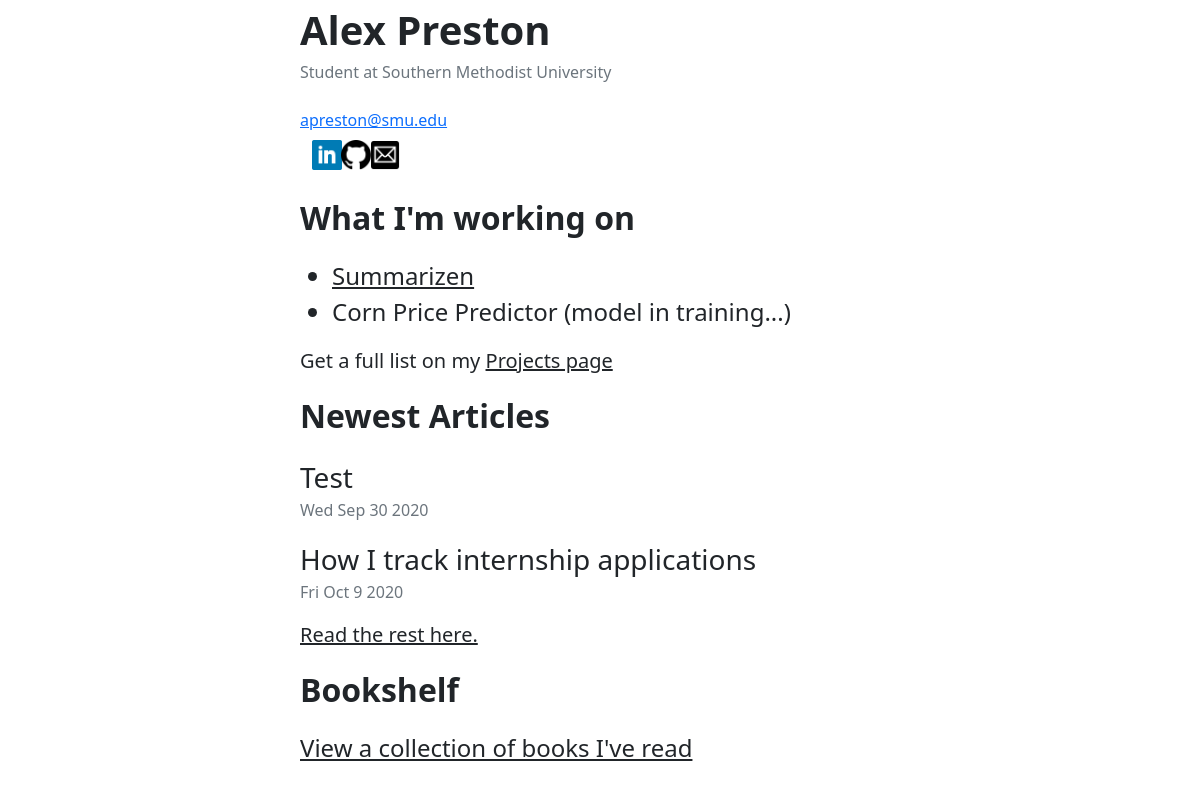
The app's page /, older data.
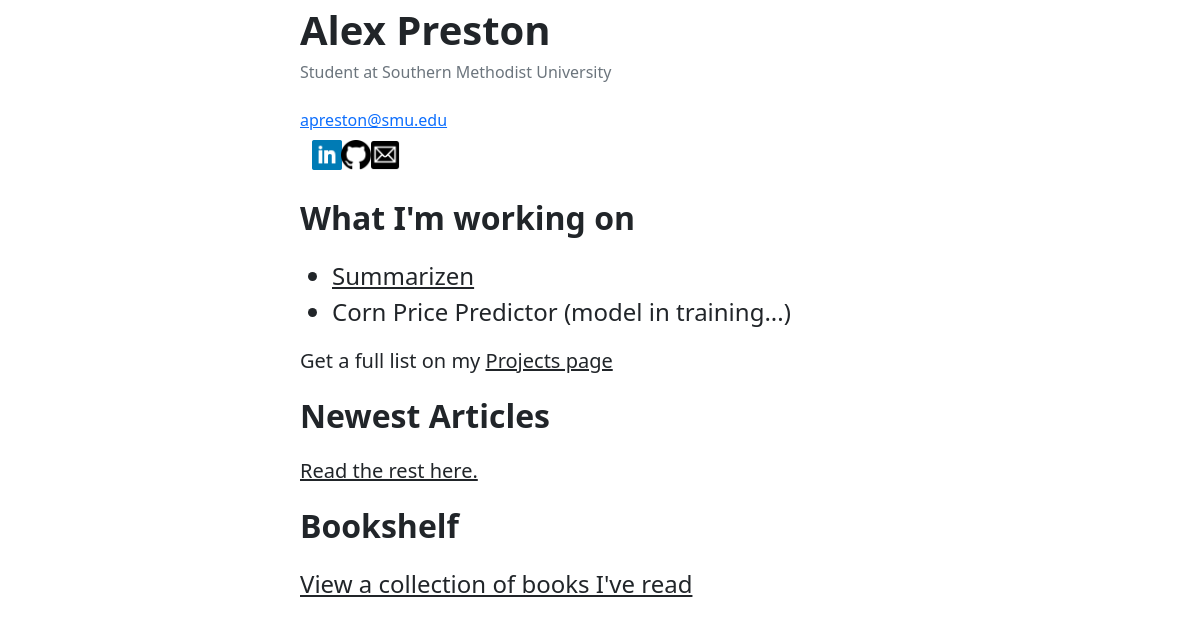
The same page, newer data.
### portfolio/models.py (models this page shows, shortened)
class Post(models.Model):
    title = models.CharField(max_length=200, unique=True)
    slug = models.SlugField(max_length=200, unique=True)
    updated_on = models.DateTimeField(auto_now= True)
    content = MarkdownxField()
    created_on = models.CharField(max_length=200, unique=True)
    status = models.IntegerField(choices=STATUS, default=0)
    class Meta:
        ordering = ['-created_on']

### portfolio/views.py (the view)
# urls.py: 2. Add a URL to urlpatterns:  path('', views.home, name='home')
def home(request):
    queryset = Post.objects.filter(status=1).order_by('-created_on')
    context = {
        'post_list': queryset
    }
    return render(request, "portfolio/home.html", context)

### portfolio/templates/portfolio/home.html
{% extends 'portfolio/base.html' %}
{% load static %}
{% load markdown_extras %}
{% block content %}
    <div class="homePageSections">
        <div>
            <div class="">
                <a href="{% url 'home' %}" class="text-dark nameLink"><p class="fs-1 fw-bold m-0">Alex Preston</p></a>
                <p class="text-secondary m-0">Student at Southern Methodist University</p>
            </div>
        </div>
        <p class="mt-4"><a target="_blank" href="mailto:apreston@smu.edu" class="">apreston@smu.edu</a></p>
        <div class="container-sm pb-4" style="margin-top: -0.5rem;">
            <div class="row" style="width: 15%;">
                <div class="col-4">
                    <a target="_blank" href="https://www.linkedin.com/in/alexrpreston/"><img width="30" height="30" src="{% static 'portfolio/images/linkedin.png' %}"></a>
                </div>
                <div class="col-4">
                    <a target="_blank" href="https://github.com/alexrpreston"><img width="30" height="30" src="{% static 'portfolio/images/github.png' %}"></a>
                </div>
                <div class="col-4">
                    <a target="_blank" href="mailto:apreston@smu.edu"><img width="30" height="30" src="{% static 'portfolio/images/mail.png' %}"></a>
                </div>
            </div>
        </div>
        <div>
            <p class="fs-2 fw-bold">What I'm working on</p>
            <ul class="projectListHomePage">
                <li class="fs-4"><a href="https://summarizen.com/" class="text-dark" target="_blank">Summarizen</a>
                <li class="fs-4">Corn Price Predictor (model in training...)</li>
            </ul>
            <p class="fs-5">Get a full list on my <a href="{% url 'portfolio' %}" class="text-dark">Projects page</a></p>
        </div>
        <div>
            <p class="fs-2 fw-bold">Newest Articles</p>
                {% for post in post_list %}
                    <div class="">
                        <a href="{% url 'post_detail' post.slug  %}" class="text-decoration-none text-dark fs-3"><p>{{ post.title }}</p></a>
                        <p style="margin-top: -1rem;" class="text-secondary">{{ post.created_on}}</p>
                    </div>
                {% endfor %}
            <p class="viewMoreHomePage"><a href="{% url 'blog' %}" class="fs-5 text-dark">Read the rest here.</a></p>
        </div>
        <div>
            <p class="fs-2 fw-bold">Bookshelf</p>
            <a href="{% url 'bookList' %}" class="text-dark"><p class="fs-4">View a collection of books I've read</p></a>
        </div>
    </div>
{% endblock %}

Row changes from the older to the newer data that the page shows:
removed Post: title "Test", created_on "Wed Sep 30 2020"
removed Post: title "How I track internship applications", created_on "Fri Oct 9 2020"
